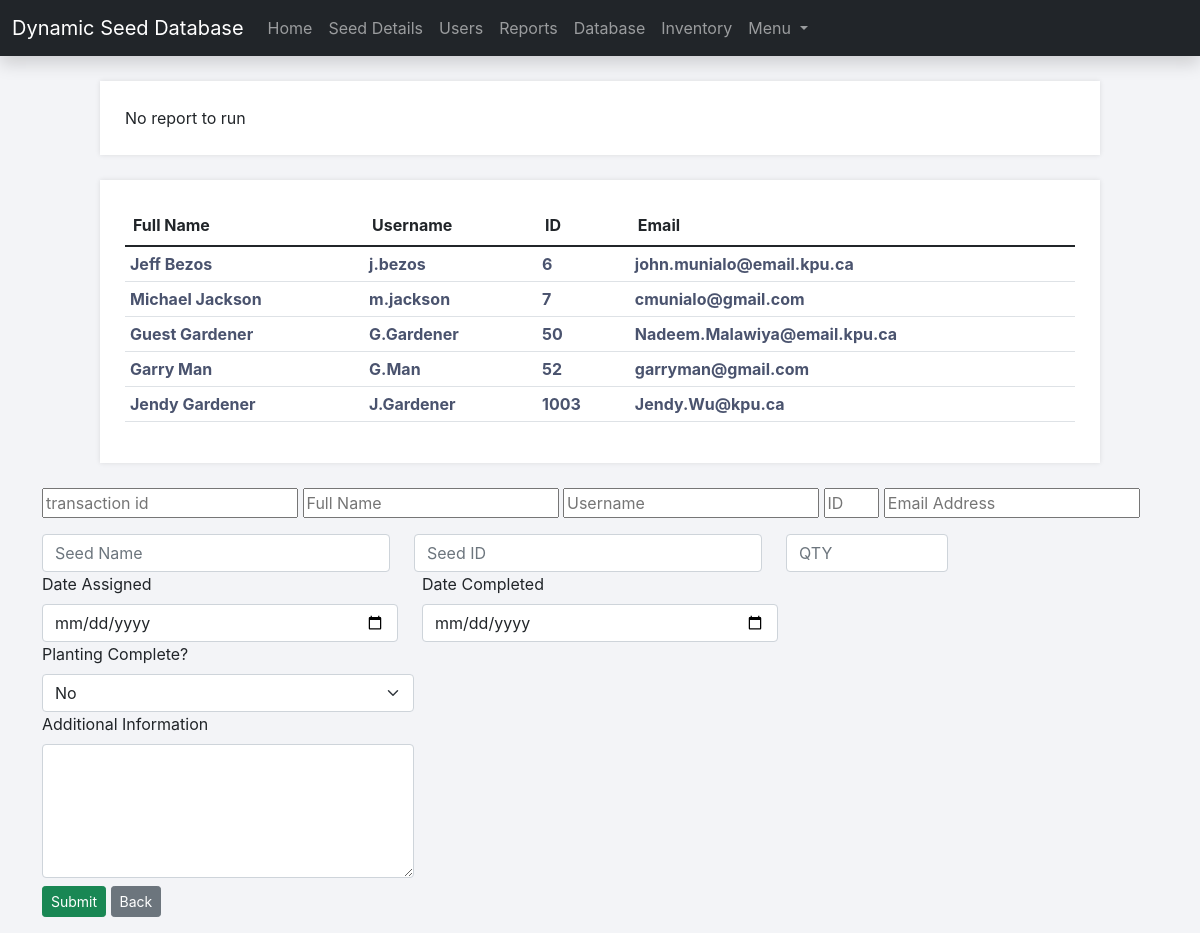
Page /notification-create.php (signed in) on the committed database.
### tables this page shows
CREATE TABLE `user` (
  `id` int(6) NOT NULL,
  `username` varchar(30) NOT NULL,
  `full_name` varchar(30) NOT NULL,
  `birth_date` date NOT NULL,
  `email_address` varchar(50) NOT NULL,
  `password` varchar(100) NOT NULL,
  `user_type` varchar(15) NOT NULL,
  `isAdmin` varchar(3) NOT NULL
);

### notification-create.php (the view, shortened to what this page needs)
<?php
require('db.php');
$id=$_REQUEST['id'];
$query = "SELECT * FROM user where id='".$id."'";
$result = mysqli_query($con, $query) or die ( mysqli_error());
$row = mysqli_fetch_assoc($result);
$stmt = $con->prepare('SELECT * FROM user WHERE id = ?');
$stmt->bind_param('i', $_SESSION['id']);
$stmt->execute();
$stmt->bind_result($id, $username, $full_name, $birth_date, $email_address, $password, $user_type, $isAdmin);
?>
<!DOCTYPE html>
<html>
	<head>
		<link href="style.css" rel="stylesheet" type="text/css">
		<link rel="stylesheet" href="https://use.fontawesome.com/releases/v5.7.1/css/all.css">
    	<link href="https://cdn.jsdelivr.net/npm/bootstrap@5.1.3/dist/css/bootstrap.min.css"
			  rel="stylesheet"
>
	</head>
	<body class="loggedin">
		<nav class="navbar navbar-expand-lg navbar-dark bg-dark shadow">
		  <div class="container-fluid">
			<a class="navbar-brand" href="#">Dynamic Seed Database</a>
			<div class="collapse navbar-collapse" id="navbarNavDropdown">
			  <ul class="navbar-nav">
				<li class="nav-item">
				  <a class="nav-link" aria-current="page" href="home.php">Home</a>
				</li>
				<li class="nav-item">
				  <a class="nav-link" href="seed-page.php">Seed Details</a>
				</li>
				<?php
				if ($isAdmin == 'yes') {
				echo  '<li class="nav-item active"><a class="nav-link" href="users.php">Users</a></li>',
					  '<li class="nav-item"><a class="nav-link" href="alert-and-report.php">Reports</a></li>',
					  '<li class="nav-item"><a class="nav-link" href="seed-database.php">Database</a></li>';
				} ?>
				<li class="nav-item">
				  <a class="nav-link" href="inventory.php">Inventory</a>
				</li>
				<li class="nav-item dropdown">
				  <a class="nav-link dropdown-toggle" href="#" id="navbarDropdownMenuLink" role="button" data-bs-toggle="dropdown" aria-expanded="false">
					Menu
				  </a>
				</li>
			  </ul>
			</div>
		  </div>
		</nav>
		<div class="mt-3">
			<div class="content">
				<div>
					<?php
					if (date("d") == 5) {
						echo "<p>" . "<b><u>Report Summary</u></b>" . "</p>";
						$sql = "SELECT * FROM seed_inventory WHERE quantity<=1000;";
						$result = mysqli_query($con, $sql);
						$resultCheck = mysqli_num_rows($result);
						if ($resultCheck > 0) {
							while ($row = mysqli_fetch_assoc($result)){
								$msg .= $row['seed_id'] . ' ' . $row['seed_name'] . ' ' . $row['quantity'] . '<br>';
							}
						}
						echo $msg;
					} else {
						echo "No report to run";
					}
					?>
					</div>
					<div>
						<table class="table">
						<thead>
						<tr>
							<th scope="col">Full Name</th>
							<th scope="col">Username</th>
							<th scope="col">ID</th>
							<th scope="col">Email</th>
						</tr>
						</thead>
						<?php
						$query = mysqli_query($con, "SELECT * FROM user WHERE user_type='Gardener'");
						while($row = mysqli_fetch_assoc($query)){ ?>
						<tr>
							<td><?php echo $row['full_name']; ?></td>
							<td><?php echo $row['username']; ?></td>
							<td><?php echo $row['id']; ?></td>
							<td><?php echo $row['email_address']; ?></td>
						</tr>
						<?php } ?>
						</table>
					</div>
				</div>
			</div>
			<div class="container d-flex justify-content-center">
			  <form method="post" action="notification-insert.php">
				  <div class="mb-3">
				  <input type="text" id="transaction_id" name="transaction_id" placeholder="transaction id" value="<?php echo $row['transaction_id'];?>">
				  <input type="text" id="full_name" name="full_name" placeholder="Full Name" value="<?php echo $row['full_name'];?>">
				  <input type="text" min="1" username="username" name="username" placeholder="Username" value="<?php echo $row['username'];?>">
				  <input type="number" min="1" id="id" name="id" placeholder="ID" value="<?php echo $row['id'];?>" style="width:5%">
				  <input type="text" id="email_address" name="email_address" placeholder="Email Address" value="<?php echo $row['email_address'];?>">
				  </div>
				  <div class="col-md-12 row">
					  <div class="col-4">
					  <input class="form-control" type="text" id="seed_name" name="seed_name" placeholder="Seed Name" value="<?php echo $row['seed_name'];?>">
					  </div>
					  <div class="col-4">
					  <input class="form-control" type="number" min="0" id="seed_id" name="seed_id" placeholder="Seed ID" value="">
					  </div>
					  <div class="col-2">
					  <input class="form-control" type="number" id="quantity" name="quantity" placeholder="QTY" min="0" max="5000" step="10" value="">
					  </div>
				  </div>
				<div class="row">
				  <div class="col-md-4">
				  <label class="form-label">Date Assigned</label><br>
				  <input class="form-control" type="date" id="date_assigned" name="date_assigned" value="">
				  </div>
				  <div class="col-md-4">
				  <label class="form-label">Date Completed</label><br>
				  <input class="form-control" type="date" id="date_completed" name="date_completed" value="">
				  </div>
			    </div>
				  <div class="col-md-4">
				  <label class="form-label">Planting Complete?</label><br>
				  <select class="form-select" id="isCompleted" name="isCompleted">
					<option value="no">No</option>
				  </select>
				  </div>
				  <div class="col-md-4">
				  <label class="form-label">Additional Information</label><br>
				  <textarea class="form-control" name="message" rows="5" cols="50">
				  </textarea>
				  </div>
				 <p class="mt-2">
					 <input class="btn btn-success btn-sm" name="submit" type="submit" value="Submit" />
					 <a href="notification.php?id=<?php echo $row["id"]; ?>" class="btn btn-secondary btn-sm text-decoration-none">Back</a>
				  </p>
			 </form>
</div>
	</body>
</html>

### style.css (style rules this page uses)
* { box-sizing: border-box; font-family: -apple-system, BlinkMacSystemFont, "segoe ui", roboto, oxygen, ubuntu, cantarell, "fira sans", "droid sans", "helvetica neue", Arial, sans-serif; font-size: 16px; -webkit-font-smoothing: antialiased; -moz-osx-font-smoothing: grayscale; }
body { background-color: #212529; }
body.loggedin { background-color: #f3f4f7; }
.content { width: 1000px; margin: 0 auto; }
.content > p, .content > div { box-shadow: 0 0 5px 0 rgba(0, 0, 0, 0.1); margin: 25px 0; padding: 25px; background-color: #fff; }
.content > p table td, .content > div table td { padding: 5px; font-weight: bold; color: #4a536e; padding-right: 15px; }

### rows in the picture
user: full_name "Jeff Bezos", username "j.bezos", id "6", email_address "john.munialo@email.kpu.ca"
user: full_name "Michael Jackson", username "m.jackson", id "7", email_address "cmunialo@gmail.com"
user: full_name "Guest Gardener", username "G.Gardener", id "50", email_address "Nadeem.Malawiya@email.kpu.ca"
user: full_name "Garry Man", username "G.Man", id "52", email_address "garryman@gmail.com"
user: full_name "Jendy Gardener", username "J.Gardener", id "1003", email_address "Jendy.Wu@kpu.ca"
